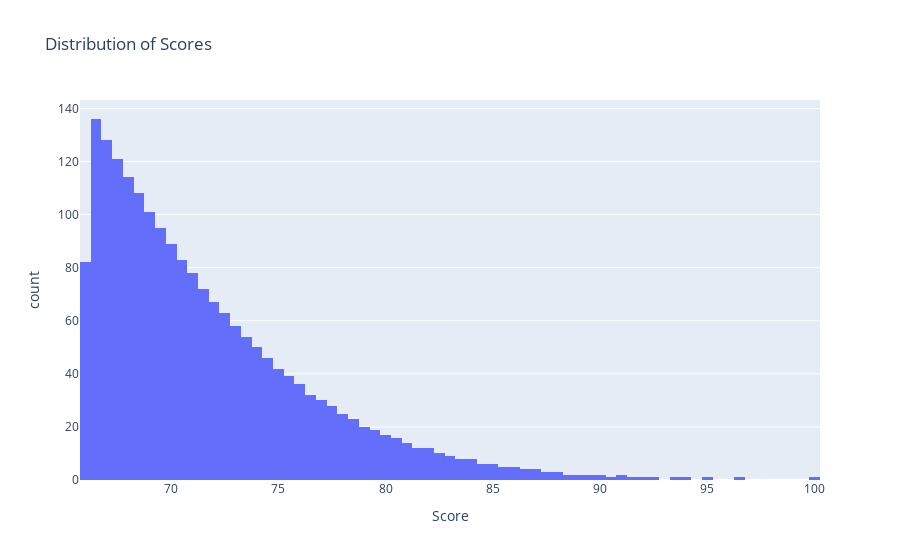

The code cell stored with this chart in its notebook:
### Markdown cell above
## Data Visualization

### Code cell
fig = px.histogram(wru_ranking, x="Score", title="Distribution of Scores")

fig.show()

### Figure 1 — Plotly figure (JSON) as saved in the notebook; plotly's stock layout.template omitted (floating-point values rounded to 4 significant figures; data arrays with more than 128 entries replaced by an {"elided": "..."} marker saying what was removed)
{"data": [{"alignmentgroup": "True", "bingroup": "x", "hovertemplate": "Score=%{x}<br>count=%{y}<extra></extra>", "legendgroup": "", "marker": {"color": "#636efa", "pattern": {"shape": ""}}, "name": "", "offsetgroup": "", "orientation": "v", "showlegend": false, "type": "histogram", "x": {"elided": "2000 float values"}, "xaxis": "x", "yaxis": "y"}], "layout": {"barmode": "relative", "legend": {"tracegroupgap": 0}, "title": {"text": "Distribution of Scores"}, "xaxis": {"anchor": "y", "domain": [0, 1], "title": {"text": "Score"}}, "yaxis": {"anchor": "x", "domain": [0, 1], "title": {"text": "count"}}}}
